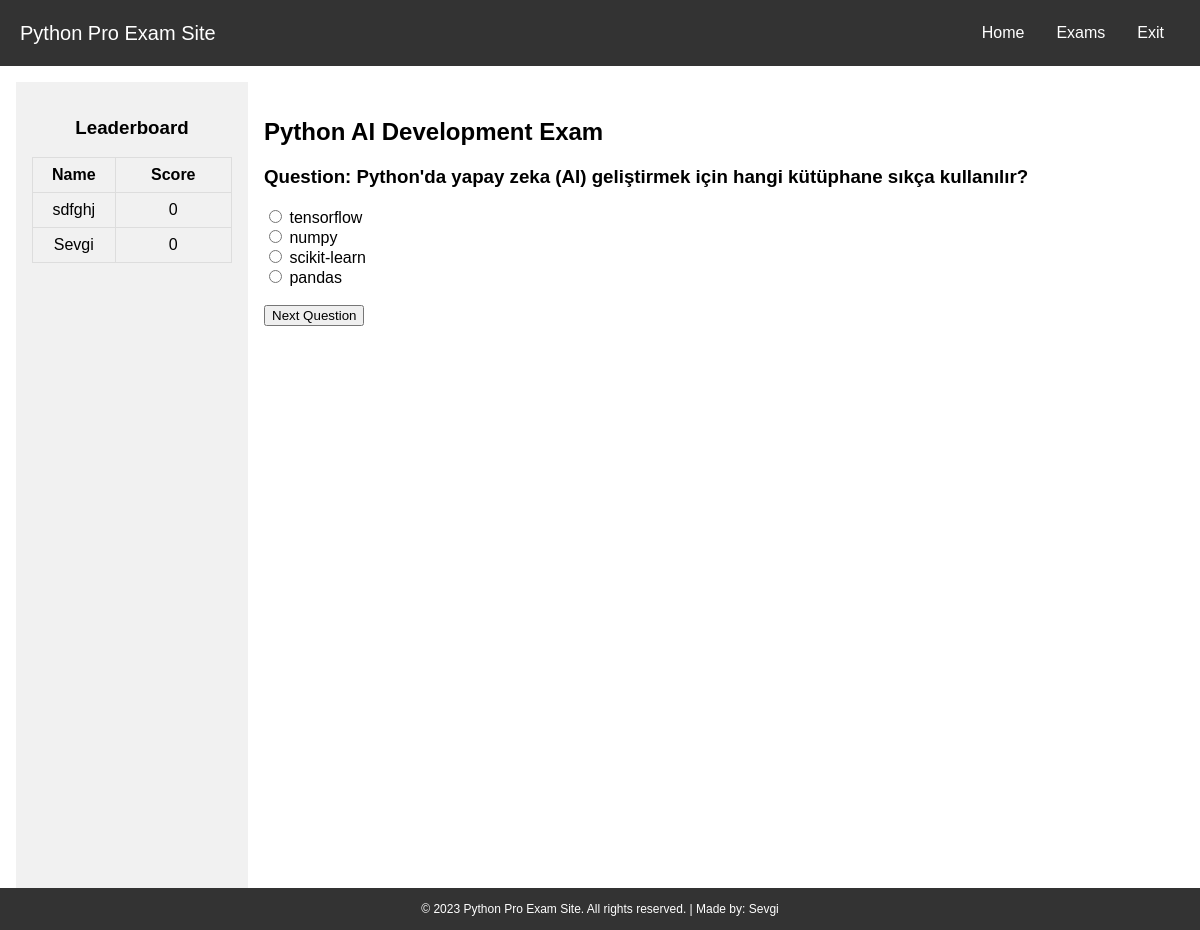
Page /examPythonAI (signed in) on the earlier database version.
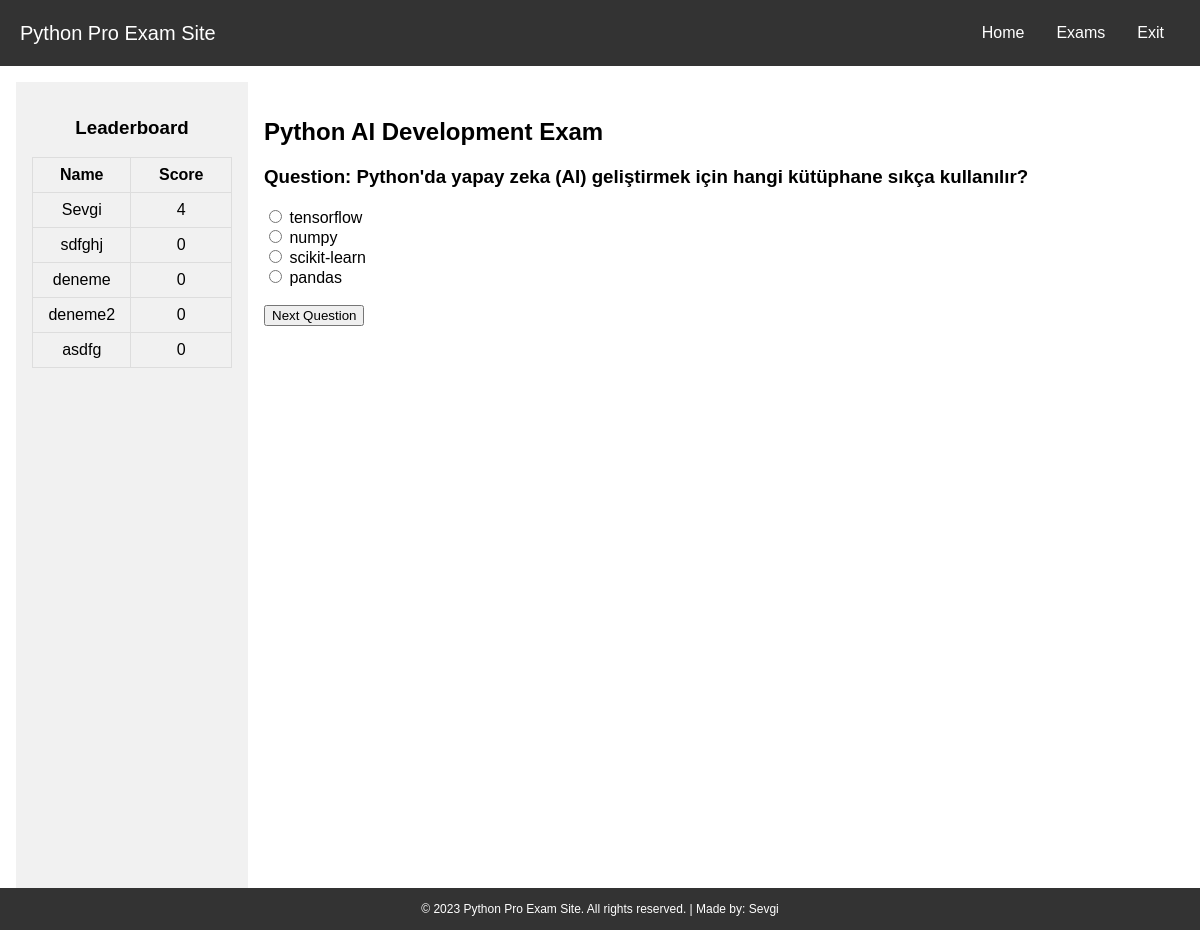
Same page on the later database version.
### tables this page shows
CREATE TABLE users (id INTEGER PRIMARY KEY, username TEXT NOT NULL, nickname TEXT NOT NULL, password TEXT NOT NULL, score INTEGER DEFAULT 0);

### app.py (the view)
@app.route('/examPythonAI')
def examPythonAI():
    if 'user_id' not in session:
        return redirect('/loginPage')
    user_id = session['user_id']
    conn = create_connection()
    cursor = conn.cursor()
    cursor.execute("SELECT score FROM users WHERE id = ?", (user_id,))
    user = cursor.fetchone()
    conn.close()
    if user:
        user_score = user[0]
    else:
        user_score = 0
    conn = create_connection()
    cursor = conn.cursor()
    cursor.execute("SELECT username, score FROM users ORDER BY score DESC")
    leaderboard_data = cursor.fetchall()
    conn.close()
    return render_template('examPythonAI.html', author_name=author_name, user_score=user_score, leaderboard_data=leaderboard_data)

### app.py (called while the page is built)
def create_connection():
    conn = sqlite3.connect('users.db')
    return conn

### templates/examPythonAI.html (shortened to what this page needs)
<!DOCTYPE html>
<html>
<head>
</head>
<body>
  <div class="navbar">
    <h1 class="navbar-title">Python Pro Exam Site</h1>
    <div>
      <div class="dropdown">
        <a href="/userHomePage" class="dropbtn">Home</a>
      </div>
      <div class="dropdown">
        <button class="dropbtn">Exams
        </button>
      </div>
      <div class="dropdown">
        <a href="javascript:void(0);" id="logoutButton" class="dropbtn" onclick="logout()">Exit</a>
      </div>
    </div>
  </div>
  <div class="container">
    <div class="leaderboard">
      <h3 style="text-align: center;">Leaderboard</h3>
      <table>
        <tr>
          <th>Name</th>
          <th>Score</th>
        </tr>
        {% for entry in leaderboard_data %}
        <tr>
          <td>{{ entry[0] }}</td>
          <td>{{ entry[1] }}</td>
        </tr>
        {% endfor %}
      </table>
    </div>
    <div class="exam">
      <h2>Python AI Development Exam</h2>
      <div id="question-container">
      </div>
      <form id="answer-form" style="display: none;">
        <input type="radio" name="answer" value="answer1"> <span id="answer1"></span><br>
        <input type="radio" name="answer" value="answer2"> <span id="answer2"></span><br>
        <input type="radio" name="answer" value="answer3"> <span id="answer3"></span><br>
        <input type="radio" name="answer" value="answer4"> <span id="answer4"></span><br>
        <br>
        <button type="submit">Next Question</button>
      </form>
    </div>
  </div>
  <footer class="footer">
    <p>&copy; 2023 Python Pro Exam Site. All rights reserved. | Made by: {{ author_name }}</p>
  </footer>
</body>
</html>

### templates/examPythonAI.html (style rules this page uses)
body { font-family: Arial, Helvetica, sans-serif; margin: 0; }
form { border: 3px solid #f1f1f1; }
.container { padding: 16px; background-color: white; display: flex; }
.leaderboard { flex: 1; padding: 16px; background-color: #f1f1f1; position: sticky; top: 16px; height: 100vh; max-width: 200px; }
.leaderboard table { width: 100%; border-collapse: collapse; }
.leaderboard th, .leaderboard td { padding: 8px; text-align: center; border: 1px solid #ddd; }
.leaderboard th:nth-child(2), .leaderboard td:nth-child(2) { padding-left: 20px; padding-right: 20px; }
.exam { flex: 2; padding: 16px; background-color: white; }
.navbar { overflow: hidden; background-color: #333; display: flex; justify-content: space-between; align-items: center; padding: 10px 20px; }
.navbar-title { font-size: 20px; font-weight: normal; color: white; margin: 0; }
.navbar a { font-size: 16px; color: white; text-align: center; text-decoration: none; padding: 8px 16px; position: relative; display: inline-block; }
.dropdown { float: left; overflow: hidden; display: inline-block; vertical-align: middle; }
.dropdown .dropbtn { font-size: 16px; border: none; outline: none; color: white; padding: 14px 16px; background-color: inherit; font-family: inherit; margin: 0; }
.footer { background-color: #333; color: white; text-align: center; padding: 2px 0; position: fixed; bottom: 0; left: 0; width: 100%; display: flex; justify-content: center; align-items: center; font-size: 12px; }
#answer-form { border: none; padding: 0; }

Differences in the rows shown:
changed users "Sevgi": score "0" → "4"; moves up the list
added users: username "deneme", score "0"
added users: username "deneme2", score "0"
added users: username "asdfg", score "0"
